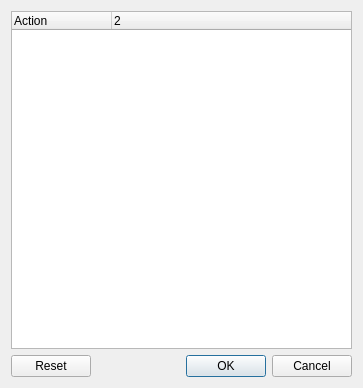
<?xml version="1.0" encoding="UTF-8"?>
<ui version="4.0">
 <class>key_bindings</class>
 <widget class="QDialog" name="key_bindings">
  <property name="geometry">
   <rect>
    <x>0</x>
    <y>0</y>
    <width>363</width>
    <height>388</height>
   </rect>
  </property>
  <property name="windowTitle">
   <string>Key Bindings</string>
  </property>
  <layout class="QVBoxLayout" name="verticalLayout">
   <item>
    <widget class="QTreeWidget" name="treeWidget">
     <property name="editTriggers">
      <set>QAbstractItemView::AnyKeyPressed|QAbstractItemView::DoubleClicked|QAbstractItemView::EditKeyPressed|QAbstractItemView::SelectedClicked</set>
     </property>
     <property name="selectionBehavior">
      <enum>QAbstractItemView::SelectItems</enum>
     </property>
     <property name="headerHidden">
      <bool>false</bool>
     </property>
     <property name="columnCount">
      <number>2</number>
     </property>
     <column>
      <property name="text">
       <string>Action</string>
      </property>
     </column>
     <column>
      <property name="text">
       <string notr="true">2</string>
      </property>
     </column>
    </widget>
   </item>
   <item>
    <widget class="QDialogButtonBox" name="buttonBox">
     <property name="orientation">
      <enum>Qt::Horizontal</enum>
     </property>
     <property name="standardButtons">
      <set>QDialogButtonBox::Cancel|QDialogButtonBox::Ok|QDialogButtonBox::Reset</set>
     </property>
    </widget>
   </item>
  </layout>
 </widget>
 <resources/>
 <connections>
  <connection>
   <sender>buttonBox</sender>
   <signal>accepted()</signal>
   <receiver>key_bindings</receiver>
   <slot>accept()</slot>
   <hints>
    <hint type="sourcelabel">
     <x>248</x>
     <y>254</y>
    </hint>
    <hint type="destinationlabel">
     <x>157</x>
     <y>274</y>
    </hint>
   </hints>
  </connection>
  <connection>
   <sender>buttonBox</sender>
   <signal>rejected()</signal>
   <receiver>key_bindings</receiver>
   <slot>reject()</slot>
   <hints>
    <hint type="sourcelabel">
     <x>316</x>
     <y>260</y>
    </hint>
    <hint type="destinationlabel">
     <x>286</x>
     <y>274</y>
    </hint>
   </hints>
  </connection>
 </connections>
</ui>
